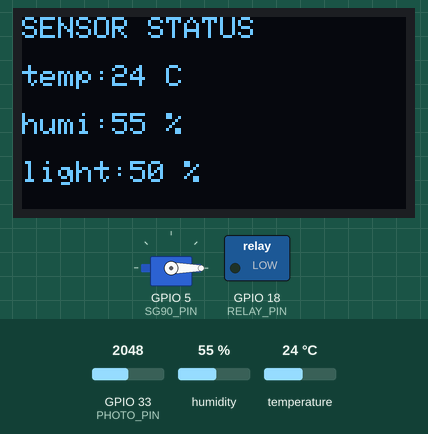
A sketch run on a simulated ESP32. Parts: 128×64 one-colour display, servo, switched loads named in the sketch (green lamp = pin HIGH). The test bench sets the inputs (shaded band); at power-on: humidity 55 %, GPIO 33 (PHOTO_PIN) = 2048, temperature 24 °C (analog values on the 0–4095 scale). WiFi joins after 1.5 s; servers stay silent unless stated; no MQTT or app messages arrive unless stated; servo pulses on a pin are drawn as a servo (544–2400 µs = 0–180°); what the sketch prints to the serial monitor is not drawn.

Above: at 6.0 s.
6.1 s: humidity set to 22 %
At 8.0 s:
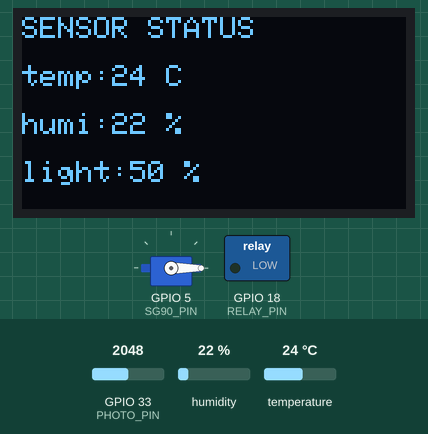
11.9 s: GPIO 33 (PHOTO_PIN) set to 2866
At 16.3 s:
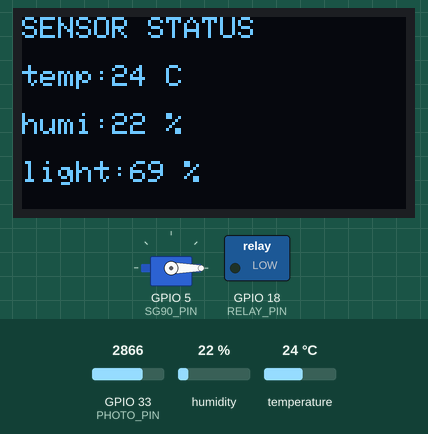
16.9 s: temperature set to 12 °C
At 17.4 s:
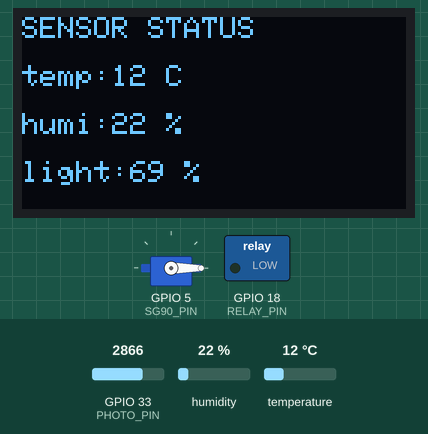
26.9 s: GPIO 33 (PHOTO_PIN) set to 3603
At 28.1 s:
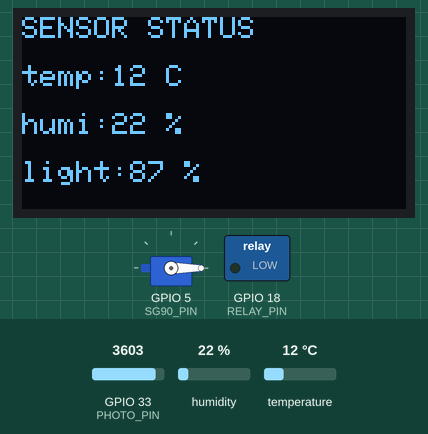
31.9 s: humidity set to 40 %
At 36.4 s:
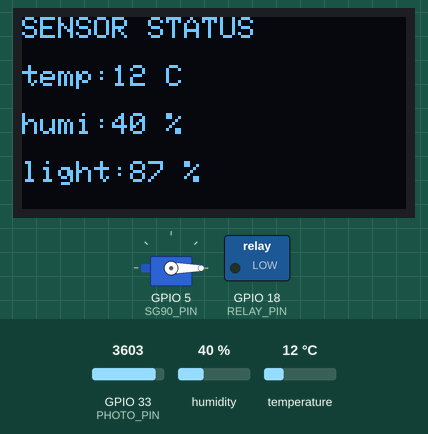
Timing chart, 0 to 37.9 s (numbered marks = the images above; inputs shaded):
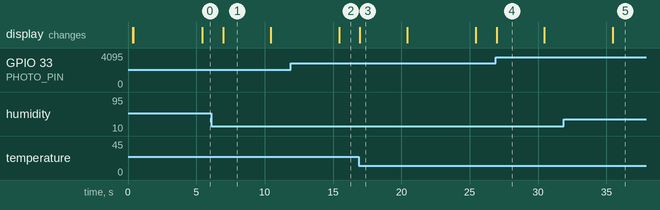

Measured:
- after the input at 6.1 s, the display: changes after 0.86 s (image 1)
- after the input at 11.9 s, the display: changes after 3.5 s (image 2)
- after the input at 16.9 s, the display: changes after 0.07 s (image 3)
- after the input at 26.9 s, the display: changes after 0.09 s (image 4)
- after the input at 31.9 s, the display: changes after 3.6 s (image 5)
- what the display in image 1 shows lasts 3.4 s, from 7.0 s to 10.4 s

The sketch:

19_energy_mqtt_relay_sg90_sensor.ino
```cpp
#include <Arduino.h>
#include <Wire.h>
#include <WiFi.h>
#include <PubSubClient.h>
#include <Adafruit_GFX.h>
#include <Adafruit_SSD1306.h>
#include <ArduinoJson.h>
#include <SimpleDHT.h>

constexpr uint8_t OLED_SDA = 21;
constexpr uint8_t OLED_SCL = 22;
constexpr uint8_t OLED_ADDR = 0x3C;
constexpr int OLED_RESET = -1;
constexpr int SCREEN_WIDTH = 128;
constexpr int SCREEN_HEIGHT = 64;

constexpr int METER_RX_PIN = 16;
constexpr int METER_TX_PIN = 17;
constexpr int RELAY_PIN = 18;
constexpr int SG90_PIN = 5;
constexpr int PHOTO_PIN = 33;
constexpr int DHT_PIN = 14;
constexpr int SG90_LEDC_CHANNEL = 0;
constexpr int SG90_LEDC_RESOLUTION = 16;
constexpr int SG90_LEDC_FREQUENCY = 50;
constexpr int ADC_MAX = 4095;

constexpr uint32_t READ_INTERVAL_MS = 2000UL;
constexpr size_t PZEM_FRAME_SIZE = 25;

constexpr char WIFI_SSID[] = "YOUR_WIFI_SSID";
constexpr char WIFI_PASSWORD[] = "YOUR_WIFI_PASSWORD";

constexpr char MQTT_HOST[] = "YOUR_MQTT_HOST";
constexpr uint16_t MQTT_PORT = 1883;
constexpr char MQTT_USERNAME[] = "YOUR_MQTT_USERNAME";
constexpr char MQTT_PASSWORD[] = "YOUR_MQTT_PASSWORD";
constexpr char MQTT_TOPIC[] = "YOUR/MQTT/DATA_TOPIC";
constexpr char MQTT_SUB_TOPIC[] = "YOUR/MQTT/CTRL_TOPIC";

Adafruit_SSD1306 display(SCREEN_WIDTH, SCREEN_HEIGHT, &Wire, OLED_RESET);
WiFiClient wifiClient;
PubSubClient mqttClient(wifiClient);
SimpleDHT11 dht(DHT_PIN);

struct MeterReading {
  float voltage;
  float current;
  float power;
  float energy;
  float frequency;
  float pf;
  bool valid;
};

MeterReading lastReading{0.0f, 0.0f, 0.0f, 0.0f, 0.0f, 0.0f, false};
uint32_t lastReadMs = 0;
uint32_t lastWiFiAttemptMs = 0;
uint32_t lastMqttAttemptMs = 0;
uint32_t lastDisplaySwitchMs = 0;
uint8_t currentDisplayPage = 0;

int currentTemperatureC = -1;
int currentHumidityPercent = -1;
int currentLightPercent = -1;
bool currentSensorOk = false;

bool relayState = true;
int sg90CommandAngle = 0;
int sg90ActualAngle = 0;

bool readPzemFrame(uint8_t *frame, size_t frameSize);
bool decodePzemFrame(const uint8_t *frame, size_t frameSize, MeterReading &reading);
void drawMeterScreen(const MeterReading &reading);
void drawSensorScreen(int temperatureC, int humidityPercent, int lightPercent, bool sensorOk);
void renderDisplay();
void ensureWiFiConnected();
void ensureMqttConnected();
bool publishMeterJson(const MeterReading &reading, int temperatureC, int humidityPercent, int lightPercent);
void mqttCallback(char *topic, byte *payload, unsigned int length);
void formatTrimmedFloat(char *buffer, size_t bufferSize, float value, uint8_t digits);
void setRelay(bool on);
void initServo();
void writeServoAngle(int inputAngle);
void applyServoCommand(int inputAngle);
int readBrightnessPercent();
bool readTemperatureHumidity(int &temperatureC, int &humidityPercent);

static uint16_t readU16BE(const uint8_t *frame, size_t index) {
  return static_cast<uint16_t>((static_cast<uint16_t>(frame[index]) << 8) |
                               static_cast<uint16_t>(frame[index + 1]));
}

void formatTrimmedFloat(char *buffer, size_t bufferSize, float value, uint8_t digits) {
  char temp[24];
  snprintf(temp, sizeof(temp), "%.*f", digits, value);

  char *dot = strchr(temp, '.');
  if (dot != nullptr) {
    char *end = temp + strlen(temp) - 1;
    while (end > dot && *end == '0') {
      *end-- = '\0';
    }
    if (end == dot) {
      *end = '\0';
    }
  }

  snprintf(buffer, bufferSize, "%s", temp);
}

int readBrightnessPercent() {
  const int raw = analogRead(PHOTO_PIN);
  const int percent = map(raw, 0, ADC_MAX, 0, 100);
  return constrain(percent, 0, 100);
}

bool readTemperatureHumidity(int &temperatureC, int &humidityPercent) {
  float temperature = 0.0f;
  float humidity = 0.0f;
  const int err = dht.read2(&temperature, &humidity, NULL);
  if (err != SimpleDHTErrSuccess) {
    Serial.printf("DHT11 read failed: %d\n", err);
    return false;
  }

  temperatureC = static_cast<int>(roundf(temperature));
  humidityPercent = static_cast<int>(roundf(humidity));
  humidityPercent = constrain(humidityPercent, 0, 100);
  return true;
}

void setRelay(bool on) {
  relayState = on;
  digitalWrite(RELAY_PIN, on ? LOW : HIGH);
  Serial.printf("Relay %s\n", on ? "ON" : "OFF");
}

void initServo() {
  ledcSetup(SG90_LEDC_CHANNEL, SG90_LEDC_FREQUENCY, SG90_LEDC_RESOLUTION);
  ledcAttachPin(SG90_PIN, SG90_LEDC_CHANNEL);
  applyServoCommand(0);
}

void writeServoAngle(int inputAngle) {
  const int clampedAngle = constrain(inputAngle, 0, 180);
  const int pulseUs = map(clampedAngle, 0, 180, 500, 2400);
  const uint32_t maxDuty = (1UL << SG90_LEDC_RESOLUTION) - 1UL;
  const uint32_t duty = static_cast<uint32_t>((static_cast<uint64_t>(pulseUs) * maxDuty) / 20000UL);
  ledcWrite(SG90_LEDC_CHANNEL, duty);
  sg90ActualAngle = clampedAngle;
  Serial.printf("SG90 actual=%d\n", sg90ActualAngle);
}

void applyServoCommand(int inputAngle) {
  sg90CommandAngle = constrain(inputAngle, 0, 180);
  Serial.printf("SG90 cmd=%d actual=%d\n", sg90CommandAngle, sg90CommandAngle);
  writeServoAngle(sg90CommandAngle);
}

bool readPzemFrame(uint8_t *frame, size_t frameSize) {
  while (Serial2.available() > 0) {
    Serial2.read();
  }

  const uint8_t request[] = {0xF8, 0x04, 0x00, 0x00, 0x00, 0x0A, 0x64, 0x64};
  Serial2.write(request, sizeof(request));
  Serial2.flush();

  const uint32_t start = millis();
  size_t count = 0;
  while (millis() - start < 500UL) {
    while (Serial2.available() > 0 && count < frameSize) {
      frame[count++] = static_cast<uint8_t>(Serial2.read());
    }
    if (count >= frameSize) {
      break;
    }
    delay(5);
  }

  return count >= frameSize;
}

bool decodePzemFrame(const uint8_t *frame, size_t frameSize, MeterReading &reading) {
  if (frameSize < PZEM_FRAME_SIZE) {
    return false;
  }

  if (frame[0] != 0xF8 || frame[1] != 0x04 || frame[2] != 0x14) {
    return false;
  }

  const uint16_t rawVoltage = readU16BE(frame, 3);
  const uint16_t rawCurrent = readU16BE(frame, 5);
  const uint16_t rawPower = readU16BE(frame, 9);
  const uint16_t rawEnergy = readU16BE(frame, 13);
  const uint16_t rawFrequency = readU16BE(frame, 17);
  const uint16_t rawPf = readU16BE(frame, 19);

  reading.voltage = rawVoltage * 0.1f;
  reading.current = rawCurrent * 0.001f;
  reading.power = rawPower * 0.1f;
  reading.energy = rawEnergy * 0.001f;
  reading.frequency = rawFrequency * 0.1f;
  reading.pf = rawPf * 0.01f;
  if (reading.pf < 0.0f) {
    reading.pf = 0.0f;
  } else if (reading.pf > 1.0f) {
    reading.pf = 1.0f;
  }
  reading.valid = true;
  return true;
}

void ensureWiFiConnected() {
  if (WiFi.status() == WL_CONNECTED) {
    return;
  }

  const uint32_t now = millis();
  if (lastWiFiAttemptMs != 0 && now - lastWiFiAttemptMs < 5000UL) {
    return;
  }
  lastWiFiAttemptMs = now;

  WiFi.mode(WIFI_STA);
  WiFi.setSleep(false);
  WiFi.begin(WIFI_SSID, WIFI_PASSWORD);
  Serial.println(F("WiFi connecting"));
}

void ensureMqttConnected() {
  if (WiFi.status() != WL_CONNECTED) {
    return;
  }

  if (mqttClient.connected()) {
    return;
  }

  const uint32_t now = millis();
  if (lastMqttAttemptMs != 0 && now - lastMqttAttemptMs < 5000UL) {
    return;
  }
  lastMqttAttemptMs = now;

  mqttClient.setServer(MQTT_HOST, MQTT_PORT);
  mqttClient.setBufferSize(256);
  mqttClient.setCallback(mqttCallback);

  String clientId = "esp32-meter-";
  clientId += String((uint32_t)ESP.getEfuseMac(), HEX);

  Serial.println(F("MQTT connecting"));
  if (mqttClient.connect(clientId.c_str(), MQTT_USERNAME, MQTT_PASSWORD)) {
    Serial.println(F("MQTT connected"));
    mqttClient.subscribe(MQTT_SUB_TOPIC);
  } else {
    Serial.printf("MQTT connect failed, state=%d\n", mqttClient.state());
  }
}

bool publishMeterJson(const MeterReading &reading, int temperatureC, int humidityPercent, int lightPercent) {
  if (!mqttClient.connected()) {
    return false;
  }

  char vBuf[16];
  char iBuf[16];
  char wBuf[16];
  char kWhBuf[16];
  char fBuf[16];
  char pfBuf[16];
  char tempBuf[12];
  char humiBuf[12];
  char lightBuf[12];

  formatTrimmedFloat(vBuf, sizeof(vBuf), reading.voltage, 1);
  formatTrimmedFloat(iBuf, sizeof(iBuf), reading.current, 3);
  formatTrimmedFloat(wBuf, sizeof(wBuf), reading.power, 1);
  formatTrimmedFloat(kWhBuf, sizeof(kWhBuf), reading.energy, 3);
  formatTrimmedFloat(fBuf, sizeof(fBuf), reading.frequency, 1);
  formatTrimmedFloat(pfBuf, sizeof(pfBuf), reading.pf, 2);
  snprintf(tempBuf, sizeof(tempBuf), "%d", temperatureC);
  snprintf(humiBuf, sizeof(humiBuf), "%d", humidityPercent);
  snprintf(lightBuf, sizeof(lightBuf), "%d", lightPercent);

  char payload[192];
  snprintf(payload, sizeof(payload),
           "{\"V\":%s,\"I\":%s,\"W\":%s,\"kWh\":%s,\"F\":%s,\"PF\":%s,\"temp\":%s,\"humi\":%s,\"light\":%s}",
           vBuf, iBuf, wBuf, kWhBuf, fBuf, pfBuf, tempBuf, humiBuf, lightBuf);

  const bool ok = mqttClient.publish(MQTT_TOPIC, payload, false);
  if (ok) {
    Serial.print(F("MQTT pub: "));
    Serial.println(payload);
  } else {
    Serial.println(F("MQTT publish failed"));
  }

  return ok;
}

void mqttCallback(char *topic, byte *payload, unsigned int length) {
  if (strcmp(topic, MQTT_SUB_TOPIC) != 0) {
    return;
  }

  String payloadText;
  payloadText.reserve(length);
  for (unsigned int i = 0; i < length; ++i) {
    payloadText += static_cast<char>(payload[i]);
  }

  Serial.print(F("MQTT RX topic="));
  Serial.print(topic);
  Serial.print(F(" payload="));
  Serial.println(payloadText);

  JsonDocument doc;
  const DeserializationError err = deserializeJson(doc, payload, length);
  if (err) {
    Serial.print(F("MQTT JSON parse failed: "));
    Serial.println(err.c_str());
    return;
  }

  if (doc["RELAY"].is<const char *>()) {
    const char *relayCmd = doc["RELAY"];
    if (strcmp(relayCmd, "ON") == 0) {
      setRelay(true);
    } else if (strcmp(relayCmd, "OFF") == 0) {
      setRelay(false);
    }
  }

  if (doc["SG90"].is<int>()) {
    const int rawAngle = doc["SG90"].as<int>();
    if (rawAngle >= 0 && rawAngle <= 180) {
      applyServoCommand(rawAngle);
    } else {
      Serial.printf("SG90 ignored out of range: %d\n", rawAngle);
    }
  }
}

void drawMeterScreen(const MeterReading &reading) {
  char vLine[16];
  char iLine[16];
  char pLine[16];
  char eLine[24];
  char fLine[16];
  char pfLine[16];
  char energyBuf[12];

  if (reading.valid) {
    snprintf(vLine, sizeof(vLine), "V:%5.1fV", reading.voltage);
    snprintf(iLine, sizeof(iLine), "I:%6.3fA", reading.current);
    snprintf(pLine, sizeof(pLine), "P:%5.1fW", reading.power);
    formatTrimmedFloat(energyBuf, sizeof(energyBuf), reading.energy, 3);
    snprintf(eLine, sizeof(eLine), "E:%skWh", energyBuf);
    snprintf(fLine, sizeof(fLine), "F:%5.1fHz", reading.frequency);
    snprintf(pfLine, sizeof(pfLine), "PF:%4.2f", reading.pf);
  } else {
    snprintf(vLine, sizeof(vLine), "V:--.-V");
    snprintf(iLine, sizeof(iLine), "I:--.---A");
    snprintf(pLine, sizeof(pLine), "P:--.-W");
    snprintf(eLine, sizeof(eLine), "E:--.---kWh");
    snprintf(fLine, sizeof(fLine), "F:--.-Hz");
    snprintf(pfLine, sizeof(pfLine), "PF:--.--");
  }

  display.clearDisplay();
  display.setTextColor(SSD1306_WHITE);
  display.setTextSize(1);

  display.setCursor(0, 0);
  display.println(F("ENERGY METER"));
  display.setCursor(0, 16);
  display.print(vLine);
  display.setCursor(66, 16);
  display.print(iLine);
  display.setCursor(0, 32);
  display.print(pLine);
  display.setCursor(66, 32);
  display.print(eLine);
  display.setCursor(0, 48);
  display.print(fLine);
  display.setCursor(66, 48);
  display.print(pfLine);
  display.display();
}

void drawSensorScreen(int temperatureC, int humidityPercent, int lightPercent, bool sensorOk) {
  char tempLine[24];
  char humiLine[24];
  char lightLine[24];

  if (sensorOk) {
    snprintf(tempLine, sizeof(tempLine), "temp:%d C", temperatureC);
    snprintf(humiLine, sizeof(humiLine), "humi:%d %%", humidityPercent);
  } else {
    snprintf(tempLine, sizeof(tempLine), "temp:-- C");
    snprintf(humiLine, sizeof(humiLine), "humi:-- %%");
  }
  snprintf(lightLine, sizeof(lightLine), "light:%d %%", lightPercent);

  display.clearDisplay();
  display.setTextColor(SSD1306_WHITE);
  display.setTextSize(1);

  display.setCursor(0, 0);
  display.println(F("SENSOR STATUS"));
  display.setCursor(0, 16);
  display.print(tempLine);
  display.setCursor(0, 32);
  display.print(humiLine);
  display.setCursor(0, 48);
  display.print(lightLine);
  display.display();
}

void renderDisplay() {
  if (currentDisplayPage == 0) {
    drawMeterScreen(lastReading);
  } else {
    drawSensorScreen(currentTemperatureC, currentHumidityPercent, currentLightPercent, currentSensorOk);
  }
}

void setup() {
  Serial.begin(115200);
  delay(300);

  pinMode(RELAY_PIN, OUTPUT);
  pinMode(PHOTO_PIN, INPUT);
  analogReadResolution(12);
  setRelay(true);

  Wire.begin(OLED_SDA, OLED_SCL);
  Wire.setClock(400000);

  if (!display.begin(SSD1306_SWITCHCAPVCC, OLED_ADDR)) {
    Serial.println(F("SSD1306 init failed"));
    while (true) {
      delay(1000);
    }
  }

  display.setRotation(2);
  display.clearDisplay();
  display.display();

  Serial2.begin(9600, SERIAL_8N1, METER_RX_PIN, METER_TX_PIN);
  initServo();

  WiFi.mode(WIFI_STA);
  WiFi.setSleep(false);
  WiFi.begin(WIFI_SSID, WIFI_PASSWORD);

  mqttClient.setServer(MQTT_HOST, MQTT_PORT);
  mqttClient.setBufferSize(256);
  mqttClient.setCallback(mqttCallback);

  Serial.println(F("Energy meter relay SG90 MQTT monitor ready"));
  renderDisplay();
}

void loop() {
  ensureWiFiConnected();
  ensureMqttConnected();

  if (mqttClient.connected()) {
    mqttClient.loop();
  }

  const uint32_t now = millis();
  if (lastDisplaySwitchMs == 0) {
    lastDisplaySwitchMs = now;
  } else if (now - lastDisplaySwitchMs >= 5000UL) {
    lastDisplaySwitchMs = now;
    currentDisplayPage ^= 1U;
    renderDisplay();
  }

  if (lastReadMs == 0 || now - lastReadMs >= READ_INTERVAL_MS) {
    lastReadMs = now;

    uint8_t frame[PZEM_FRAME_SIZE] = {0};
    const bool gotFrame = readPzemFrame(frame, sizeof(frame));
    const bool ok = gotFrame && decodePzemFrame(frame, sizeof(frame), lastReading);
    const int lightPercent = readBrightnessPercent();
    int temperatureC = -1;
    int humidityPercent = -1;
    const bool dhtOk = readTemperatureHumidity(temperatureC, humidityPercent);

    currentLightPercent = lightPercent;
    currentSensorOk = dhtOk;
    currentTemperatureC = dhtOk ? temperatureC : -1;
    currentHumidityPercent = dhtOk ? humidityPercent : -1;

    if (ok) {
      Serial.printf("V=%.1f V, I=%.3f A, P=%.1f W, E=%.3f kWh, F=%.1f Hz, PF=%.2f\n",
                    lastReading.voltage,
                    lastReading.current,
                    lastReading.power,
                    lastReading.energy,
                    lastReading.frequency,
                    lastReading.pf);
      if (!dhtOk) {
        temperatureC = -1;
        humidityPercent = -1;
      }
      publishMeterJson(lastReading, temperatureC, humidityPercent, lightPercent);
    } else {
      lastReading.valid = false;
      Serial.println(F("Meter read failed"));
    }

    renderDisplay();
  }

  delay(20);
}
```
